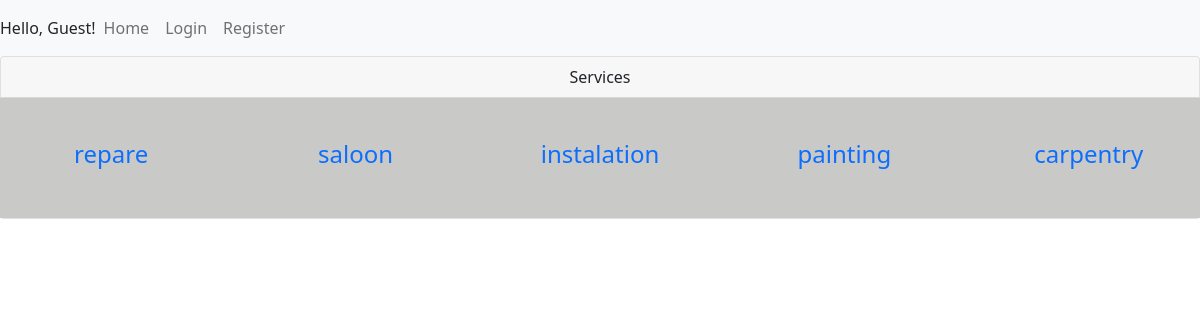
The app's page /, older data.
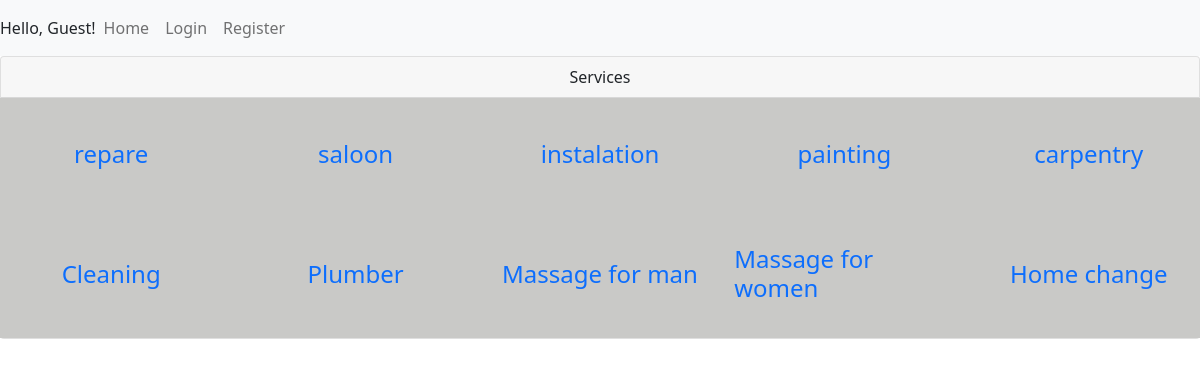
The same page, newer data.
### user/models.py (models this page shows)
class Services(models.Model):
    service = models.CharField(max_length=100 )
    sub_category = models.BooleanField(default=False)
    def __str__(self):
        return self.service

### user/views.py (the view)
# urls.py: 2. Add a URL to urlpatterns:  path('', views.home, name='home')
def home(req):
    services = Services.objects.all()
    return render(req, 'user/home.html' , {"services" : services})

### user/templates/user/home.html
{% extends 'user/base.html' %}
{% block content %}
<div class="card">
        <div class="card-header d-flex justify-content-center align-items-center" >
            Services
        </div>
        <div class="card-block" >
            <div class="row">
                {% for service in services %}
                    <div class="col-md-2  d-flex justify-content-center align-items-center" style="width: 20%; height:10vw; background-color:#c9c9c7;">
                        <h4><a href = "{% url 'category' pk=service.id %}" style ="text-decoration: none;">{{service}}</a></h4>
                    </div>
                {% endfor %}
            </div>
        </div>
</div>
{% endblock %}

Row changes from the older to the newer data that the page shows:
added Services: service "Cleaning"
added Services: service "Plumber"
added Services: service "Massage for man"
added Services: service "Massage for women"
added Services: service "Home change"
